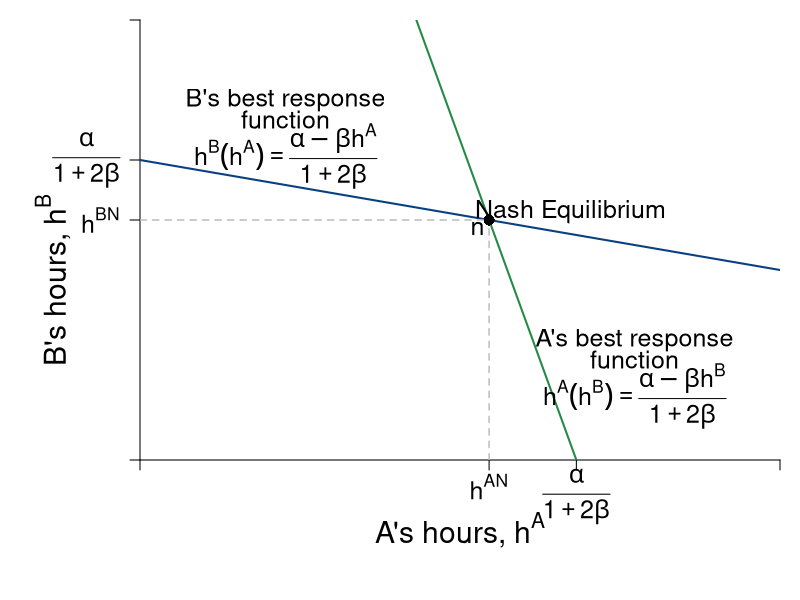

R code for this plot:
require(shape)
pdf(file = "coordination_failures/coord_brfs_only_cournot.pdf", width = 9, height = 7)

#Set parameters for graphics
pointsize <- 1.8
axislabelsize <- 1.8
labelsize <- 1.5
namesize <- 1.8
annotatesize <- 1.5
graphlinewidth <- 2
segmentlinewidth <- 1.5

COL <- c("#7fc97f", "#beaed4", "#fdc086", "#ffff99", "#386cb0", "#f0027f", "#bf5b17", "#666666")
COLA <- c("#99d8c9","#66c2a4","#41ae76", "#238b45", "#005824")
COLB <- c("#4eb3d3", "#2b8cbe", "#0868ac","#084081")

par(mar =  c(7, 7, 1, 1))

uA <- function(ea, eb, alpha = 30, beta = 1/2) {
  (alpha - beta*(ea+eb))*ea - 0.5*(ea)^2
}

uB <- function(ea, eb, alpha = 30, beta = 1/2) {
  (alpha - beta*(ea+eb))*eb - 0.5*(eb)^2
}

brfB <- function(ea, alpha = 30, beta = 1/2) {
  (alpha - beta*ea)/(1 + 2*beta)
}

brfA <- function(ea, alpha = 30, beta = 1/2) {
  (alpha - ea*(1 + 2*beta))/(beta)
}

brfPE <- function(ea, alpha = 30, beta = 1/8) {
  alpha*(1 - beta*ea)
}

hANE <- function(alpha, beta = 1/2){
  alpha/(1 + 3*beta)
}

intercept1 <- function(alpha, beta = 1/2){
  alpha/(1 + 2*beta)
}

xlims <- c(0, 22)
ylims <- c(0, 22)

npts <- 501 

plot(0, 0, xlim = xlims, ylim = ylims, type = "n",
     xlab = expression(paste("")),
     ylab = expression(paste("")), 
     xaxt = "n", 
     yaxt = "n", 
     cex.lab = axislabelsize, 
     bty = "n",
     xaxs="i", 
     yaxs="i")

ticksy <- c(0, hANE(alpha = 30), intercept1(alpha = 30), ylims[2])
ylabels <- c(NA,  expression(paste(h^{BN})), expression(paste(frac(alpha, 1 + 2*beta))), NA)
ticksx <- c(0, hANE(alpha = 30), intercept1(alpha = 30), xlims[2])
xlabels <- c(NA, expression(paste(h^{AN})), expression(paste(frac(alpha, 1 + 2*beta))), NA)

axis(1, at = ticksx,  pos = 0, labels = FALSE)
text(x = c(0, hANE(alpha = 30), intercept1(alpha = 30), xlims[2]), par("usr")[3] - 0.4, labels = xlabels, srt = 0, pos = 1, xpd = TRUE, cex = labelsize)

axis(2, at = ticksy, pos = 0, labels = ylabels, las = 1, cex.axis = labelsize)

npts <- 500 
xx1 <- seq(xlims[1], xlims[2], length.out = npts)
xx2 <- seq(9.4, 10.55, length.out = npts)


lines(xx1, brfA(xx1, alpha = 30, beta = 1/2), col = COLA[4], lwd = graphlinewidth)
lines(xx1, brfB(xx1, alpha = 30, beta = 1/2), col = COLB[4], lwd = graphlinewidth)


text(0.5*xlims[2], -3.5, expression(paste("A's hours, ", h^A)), xpd = TRUE, cex = axislabelsize)
text(-3, 9, expression(paste("B's hours, ", h^B)), xpd = TRUE, cex = axislabelsize, srt = 90) 


segments(0, 12, 12, 12, lty = 2, col = "gray" , lwd = segmentlinewidth)
segments(12, 0, 12, 12, lty = 2, col = "gray" , lwd = segmentlinewidth)


#Label Nash Equilibrium 
points(hANE(alpha = 30), hANE(alpha = 30), pch = 16, col = "black", cex = 1.5)
text(hANE(alpha = 31.5) + 2.2, hANE(alpha = 30) + 0.4, expression(paste("Nash Equilibrium")), cex = labelsize)
text(hANE(alpha = 30) - 0.4, hANE(alpha = 30) - 0.4, expression(paste(n)), cex = labelsize)


#B's brf
text(5, 18, expression(paste("B's best response")), cex = labelsize)
text(5, 17, expression(paste("function")), cex = labelsize)
text(5, 15.2, expression(paste(h^B*(h^A) == frac(alpha - beta*h^A, 1 + 2*beta) )), cex = labelsize)

#A's brf
text(17, 6, expression(paste("A's best response")), cex = labelsize)
text(17, 5, expression(paste("function")), cex = labelsize)
text(17, 3.2, expression(paste(h^A*(h^B) == frac(alpha - beta*h^B, 1 + 2*beta) )), cex = labelsize)


dev.off()
